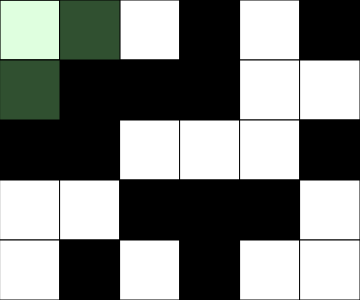
Frame 1 (no input)
Frame 60 (no input): identical to frame 1, image omitted
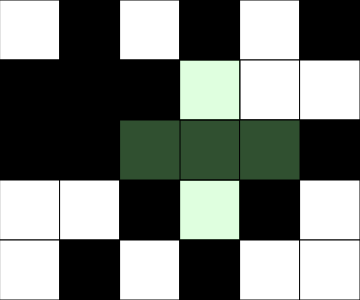
Frame 120 (the mouse pressed at the canvas centre since frame 60)

The p5.js sketch that drew these frames (run headless with seeded random() and noise() and a simulated clock; from frame 60 on, the mouse is pressed at the canvas centre):

// p5.js sketch
// ── sketch.js
// 2D Arrays (Puzzle Arrays)
// Dara Bejide
// Nov 3rd, 2026

// grid sized 6 x 5
// 0 (black)    255 (white)

// let gridChoices = random([0, 255]);
let flipChoice = 0;
let win = false;

let grid = [
  [0, 255, 0, 255, 0, 255],
  [255, 0, 255, 0, 255, 0],
  [255, 255, 255, 255, 255, 255],
  [0, 0, 0, 0, 0, 0],
  [255, 255, 0, 255, 255, 0],
];

let rows = grid.length;
let columns = grid[0].length;
const tileSize = 60;


async function setup() {
  randomiseStart();
  createCanvas(columns * tileSize, rows * tileSize);
}

function randomiseStart(){
  for (let y = 0; y < rows; y++) {//y: 01234
    for (let x = 0; x < columns; x++) {//x: 012345
      grid[y][x] = random([0,255]);
    }
  }
}

function draw() {
  background(220);    
  renderGrid();
  checkWinner();
}

function getCurrentX() {
  //determine current col position of mouse
  let constrainedX = constrain(mouseX, 0, width - 1);
  return int(constrainedX / tileSize);
}

function getCurrentY() {
  //determine current col position of mouse
  let constrainedY = constrain(mouseY, 0, height - 1);
  return int(constrainedY / tileSize);
}

function flip(x, y) {
  //flip the tile at position (x, y)
  if (grid[y][x] === 255) {
    grid[y][x] = 0;
  }
  else {
    grid[y][x] = 255;
  }
}

function colouredOverlay() {
  if (mouseX < width && mouseY < height) {
    let a = getCurrentX();
    let b = getCurrentY();

    let checkColour = color(153, 255, 153, 80);
    fill(checkColour);
    square(a * tileSize, b * tileSize, tileSize);

    if (flipChoice === 0 && !keyIsDown(SHIFT)) {//cross option
      square((a + 1) * tileSize, b * tileSize, tileSize);
      square((a - 1) * tileSize, b * tileSize, tileSize);
      square(a * tileSize, (b - 1) * tileSize, tileSize);
      square(a * tileSize, (b + 1) * tileSize, tileSize);
    }
    else if (flipChoice === 1 && !keyIsDown(SHIFT)) { //square option
      square(a * tileSize, b * tileSize, tileSize);
      square(a * tileSize, (b + 1) * tileSize, tileSize);
      square((a + 1) * tileSize, b * tileSize, tileSize);
      square((a + 1) * tileSize, (b + 1) * tileSize, tileSize);
    }
  }
}

function mousePressed() {
  //only do a flip if mouse is on the cavas
  if (mouseX < width && mouseY < height) {
    let x = getCurrentX();
    let y = getCurrentY();

    //ALWAYS:
    flip(x, y);

    //IF THEY EXIST:
    if (!keyIsDown(SHIFT)) {
      //flip the cardinal neighbours (NSEW)
      if (flipChoice === 0) { //Cross Flip
        if (x - 1 >= 0) {
          flip(x - 1, y);
        }
        if (y - 1 >= 0) {
          flip(x, y - 1);
        }
        if (x < 5) {
          flip(x + 1, y);
        }
        if (y < 4) {
          flip(x, y + 1);
        }
      } 
      else if (flipChoice === 1) { //Square Flip
        if (x < 5) {
          flip(x + 1, y);
        }
        if (y < 4) {
          flip(x, y + 1);
        }
        if (x < 5 && y < 4) {
          flip(x + 1, y + 1);
        }
      }
    }
  }


}

function keyPressed(){
  if(keyCode === 32){
    if(flipChoice === 0){
      flipChoice = 1;
    }
    else{
      flipChoice = 0;
    }
  }
}

function checkWinner() {
  let black = 0;
  let white = 0;
  for (let y = 0; y < rows; y++) {//y: 01234
    for (let x = 0; x < columns; x++) {//x: 012345
      if (grid[y][x] === 0) {
        black += 1;
      }
      else {
        white += 1;
      }
    }
  }
  if (black === 30 || white === 30) {
    win === true;
    textAlign(CENTER, CENTER);
    textSize(60);
    fill("green");
    text("You Win!", width / 2, height / 2);
  }
}

function renderGrid() {
  // interpretes the data stored in 2D array and draws a matrix of squares to reflect it
  for (let y = 0; y < rows; y++) {//y: 01234
    for (let x = 0; x < columns; x++) {//x: 012345
      let fillColour = grid[y][x];
      fill(fillColour);
      square(x * tileSize, y * tileSize, tileSize);
    }
  }
  colouredOverlay();
}
